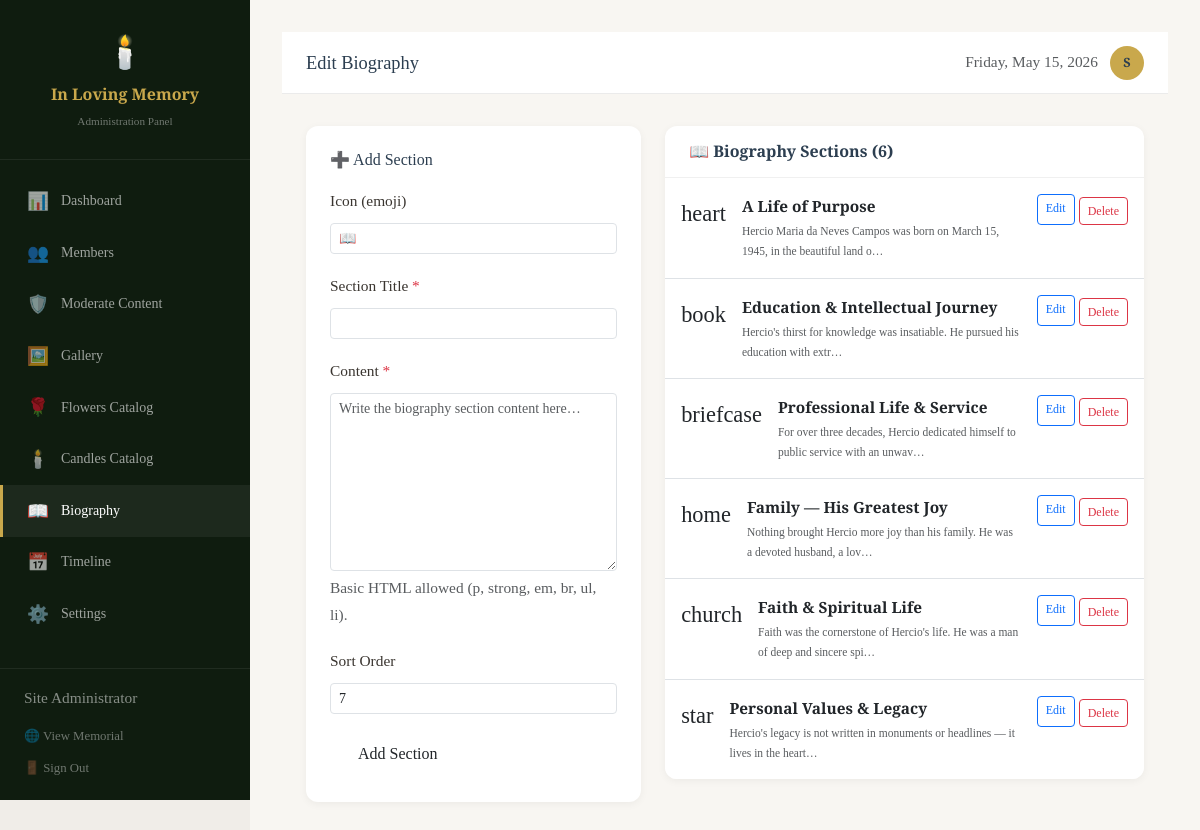
Screenshot of /admin/pages/biography.php (signed in) with the database file from the repository.
### tables this page shows
CREATE TABLE IF NOT EXISTS `biography` (
  `id` INT UNSIGNED AUTO_INCREMENT PRIMARY KEY,
  `section_title` VARCHAR(200) NOT NULL,
  `section_content` LONGTEXT NOT NULL,
  `section_order` INT DEFAULT 0,
  `icon` VARCHAR(50) DEFAULT 'book',
  `is_active` TINYINT(1) DEFAULT 1
);

### admin/pages/biography.php (the view, shortened to what this page needs)
<?php
$db = getDB();
$sections = $db->query("SELECT * FROM biography ORDER BY section_order ASC, id ASC")->fetchAll();
$editSection = null;
include '../includes/header.php';
?>
<div class="row g-4">
    <div class="col-md-5">
        <div class="admin-card p-4">
            <h6 class="mb-3"><?= $editSection ? '✏️ Edit Section' : '➕ Add Section' ?></h6>
            <form method="POST">
                <div class="mb-3">
                    <label class="form-label small">Icon (emoji)</label>
                    <input type="text" name="icon" class="form-control form-control-sm" maxlength="10"
                           value="<?= htmlspecialchars($editSection['icon'] ?? '📖') ?>">
                </div>
                <div class="mb-3">
                    <label class="form-label small">Section Title <span class="text-danger">*</span></label>
                    <input type="text" name="title" class="form-control form-control-sm" required maxlength="100"
                           value="<?= htmlspecialchars($editSection['section_title'] ?? '') ?>">
                </div>
                <div class="mb-3">
                    <label class="form-label small">Content <span class="text-danger">*</span></label>
                    <textarea name="content" class="form-control form-control-sm" rows="8" required
                              placeholder="Write the biography section content here…"><?= htmlspecialchars($editSection['section_content'] ?? '') ?></textarea>
                    <div class="form-text">Basic HTML allowed (p, strong, em, br, ul, li).</div>
                </div>
                <div class="mb-3">
                    <label class="form-label small">Sort Order</label>
                    <input type="number" name="sort_order" class="form-control form-control-sm"
                           value="<?= $editSection['section_order'] ?? count($sections) + 1 ?>">
                </div>
                <div class="d-flex gap-2">
                    <button type="submit" class="btn btn-memorial flex-grow-1">
                        <?= $editSection ? 'Save Changes' : 'Add Section' ?>
                    </button>
                </div>
            </form>
        </div>
    </div>
    <div class="col-md-7">
        <div class="admin-card">
            <div class="admin-card-header"><h6>📖 Biography Sections (<?= count($sections) ?>)</h6></div>
            <?php if (empty($sections)): ?>
            <div class="p-4 text-center text-muted">No sections yet. Add one above.</div>
            <?php else: ?>
            <ul class="list-group list-group-flush">
                <?php foreach ($sections as $s): ?>
                <li class="list-group-item d-flex align-items-start gap-3 py-3">
                    <span style="font-size:1.4rem;"><?= htmlspecialchars($s['icon']) ?></span>
                    <div class="flex-grow-1 min-w-0">
                        <div class="fw-semibold small"><?= htmlspecialchars($s['section_title']) ?></div>
                        <div class="text-muted" style="font-size:0.72rem;">
                            <?= htmlspecialchars(mb_substr(strip_tags($s['section_content']),0,80)) ?>…
                        </div>
                    </div>
                    <div class="d-flex gap-1 flex-shrink-0">
                        <a href="biography.php?edit=<?= $s['id'] ?>" class="btn btn-sm btn-outline-primary" style="font-size:0.75rem;">Edit</a>
                        <form method="POST" onsubmit="return confirm('Delete this section?');">
                            <button class="btn btn-sm btn-outline-danger" style="font-size:0.75rem;">Delete</button>
                        </form>
                    </div>
                </li>
                <?php endforeach; ?>
            </ul>
            <?php endif; ?>
        </div>
    </div>
</div>
<?php include '../includes/footer.php'; ?>

### assets/css/main.css (style rules this page uses)
:root { --ivory: #FAF8F3; --ivory-dark: #F2EDE3; --ivory-deeper: #E8E0D0; --warm-gray: #8C8478; --warm-gray-lt: #B5AFA6; --warm-gray-dk: #5C5650; --soft-gold: #C9A84C; --gold-light: #E8C97B; --gold-pale: #F5E8C0; --candle: #E8924A; --candle-glow: rgba(232, 146, 74, 0.25); --candle-pale: #FFF3E8; --muted-green: #6B7C5E; --green-pale: #E8F0E3; --deep-blue: #2C3E50; --blue-mid: #3D5A6E; --blue-pale: #E8EDF2; --cream: #FDFAF5; --text-primary: #3A3530; --text-second: #6B6358; --text-light: #9A9088; --white: #FFFFFF; --font-display: 'Cormorant Garamond', Georgia, serif; --font-body: 'Crimson Pro', Georgia, serif; --font-serif: 'EB Garamond', Georgia, serif; --section-pad: clamp(4rem, 8vw, 8rem); --radius-sm: 4px; --radius-md: 8px; --radius-lg: 16px; --radius-xl: 32px; --radius-pill: 999px; --shadow-soft: 0 2px 20px rgba(58, 53, 48, 0.08); --shadow-md: 0 4px 40px rgba(58, 53, 48, 0.12); --shadow-warm: 0 4px 30px rgba(201, 168, 76, 0.15); --ease-slow: cubic-bezier(0.25, 0.46, 0.45, 0.94); --ease-out: cubic-bezier(0.16, 1, 0.3, 1); }
*, *::before, *::after { box-sizing: border-box; margin: 0; padding: 0; }
html { scroll-behavior: smooth; font-size: 16px; }
body { background-color: var(--ivory); color: var(--text-primary); font-family: var(--font-body); font-size: 1.1rem; line-height: 1.75; overflow-x: hidden; -webkit-font-smoothing: antialiased; }
h1, h2, h3, h4, h5, h6 { font-family: var(--font-display); font-weight: 400; line-height: 1.2; color: var(--deep-blue); }
a { color: var(--soft-gold); text-decoration: none; transition: color 0.3s ease; }
.btn-memorial { display: inline-flex; align-items: center; gap: 0.5rem; padding: 0.75rem 1.75rem; border-radius: var(--radius-pill); font-family: var(--font-body); font-size: 1rem; transition: all 0.3s var(--ease-slow); text-decoration: none; cursor: pointer; border: none; }

### admin/includes/header.php (style rules this page uses)
:root { --admin-sidebar-bg: #0f1c0f; --admin-sidebar-width: 250px; }
body { background: #f0ede8; }
.admin-card { background: #fff; border-radius: 12px; box-shadow: 0 2px 8px rgba(0, 0, 0, 0.05); overflow: hidden; }
.admin-card-header { padding: 1rem 1.5rem; border-bottom: 1px solid rgba(0, 0, 0, 0.06); display: flex; align-items: center; justify-content: space-between; }
.admin-card-header h6 { margin: 0; font-weight: 600; }

### rows the page displays
biography: icon "heart", section_title "A Life of Purpose", section_content "Hercio Maria da Neves Campos was born on March 15, 1945, in the beautiful land o"
biography: icon "book", section_title "Education & Intellectual Journey", section_content "Hercio's thirst for knowledge was insatiable. He pursued his education with extr"
biography: icon "briefcase", section_title "Professional Life & Service", section_content "For over three decades, Hercio dedicated himself to public service with an unwav"
biography: icon "home", section_title "Family — His Greatest Joy", section_content "Nothing brought Hercio more joy than his family. He was a devoted husband, a lov"
biography: icon "church", section_title "Faith & Spiritual Life", section_content "Faith was the cornerstone of Hercio's life. He was a man of deep and sincere spi"
biography: icon "star", section_title "Personal Values & Legacy", section_content "Hercio's legacy is not written in monuments or headlines — it lives in the heart"

### other values shown
$item['icon'] "📊"
$item['label'] "Dashboard"
$item['icon'] "👥"
$item['label'] "Members"
$item['icon'] "🛡️"
$item['label'] "Moderate Content"
$item['icon'] "🖼️"
$item['label'] "Gallery"
$item['icon'] "🌹"
$item['label'] "Flowers Catalog"
$item['icon'] "🕯️"
$item['label'] "Candles Catalog"
$item['icon'] "📖"
$item['label'] "Biography"
$item['icon'] "📅"
